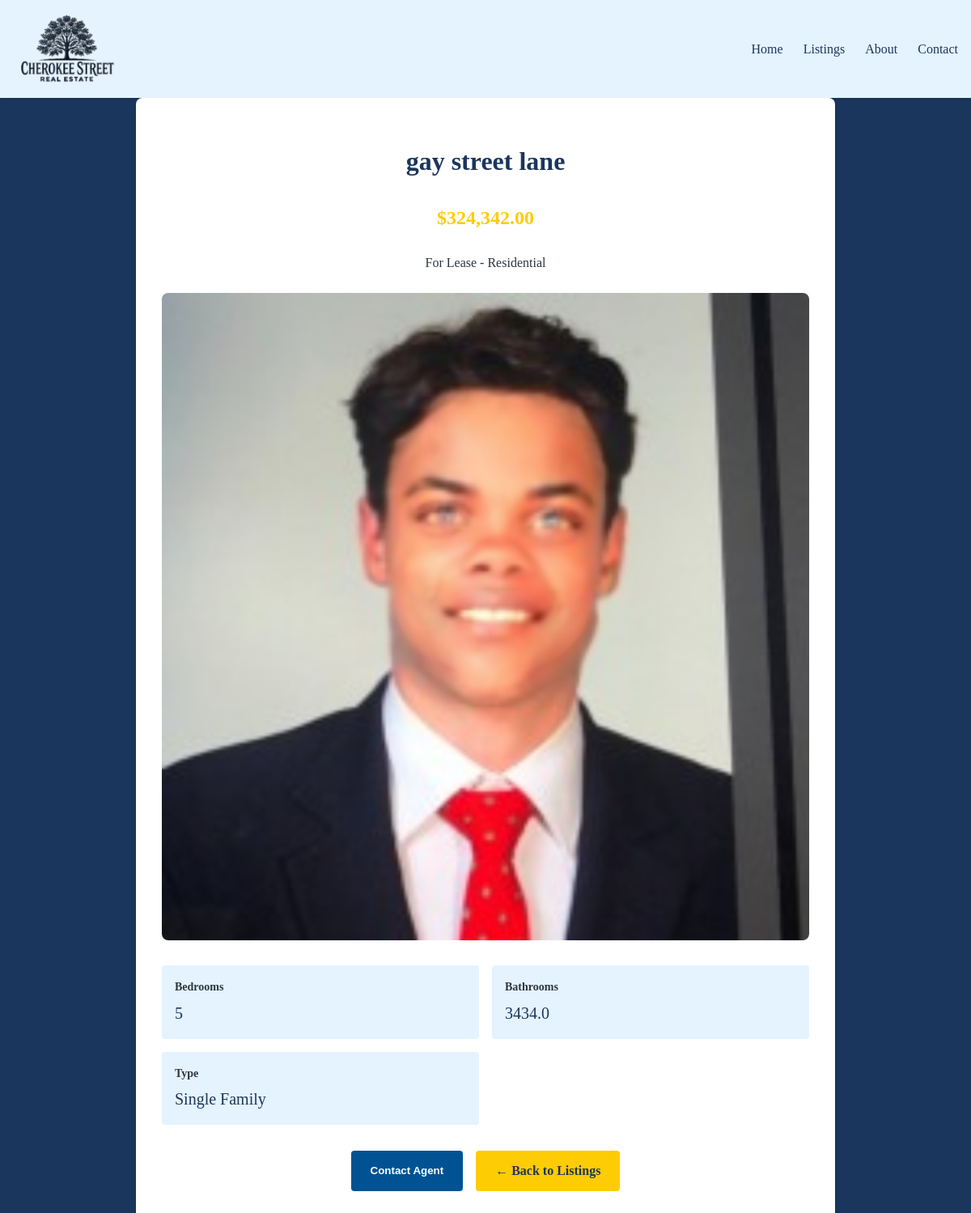
Page /property/TAX445853 on the committed database.
### models.py (models this page shows)
class Property(Base):
    __tablename__ = "properties"
    tax_id = Column(String, primary_key=True)
    property_address = Column(String, primary_key=True)
    status = Column(String, nullable=False)
    price = Column(Float, nullable=False)
    image_url = Column(String)
    image_width = Column(Integer)
    image_height = Column(Integer)
    property_type = Column(Enum(PropertyType), nullable=False)
    residential_details = relationship(
        "ResidentialProperty",
        back_populates="property",
        uselist=False,
        foreign_keys="[ResidentialProperty.tax_id, ResidentialProperty.property_address]",
    )
    commercial_details = relationship(
        "CommercialProperty",
        back_populates="property",
        uselist=False,
        foreign_keys="[CommercialProperty.tax_id, CommercialProperty.property_address]",
    )
    listings = relationship("AgentListing", back_populates="property")
    showings = relationship("AgentShowing", back_populates="property")
    clients = relationship(
        "Client", secondary=property_client_association, back_populates="properties"
    )

class ResidentialProperty(Base):
    __tablename__ = "residential_properties"
    tax_id = Column(String, primary_key=True)
    property_address = Column(String, primary_key=True)
    bedrooms = Column(Integer, nullable=False)
    bathrooms = Column(Float, nullable=False)
    r_type = Column(String, nullable=False)
    __table_args__ = (
        ForeignKeyConstraint(
            ["tax_id", "property_address"],
            ["properties.tax_id", "properties.property_address"],
        ),
    )
    property = relationship(
        "Property",
        back_populates="residential_details",
        foreign_keys=[tax_id, property_address],
    )

### main.py (the view)
@app.get("/property/{tax_id}")
def property_detail(request: Request, tax_id: str, db: Session = Depends(get_db)):
    property = (
        db.query(Property)
        .outerjoin(ResidentialProperty)
        .outerjoin(CommercialProperty)
        .filter(Property.tax_id == tax_id)
        .first()
    )
    if property is None:
        raise HTTPException(status_code=404, detail="Property not found")
    template = (
        "property_detail.html"
        if request.headers.get("HX-Request")
        else "property_details_full.html"
    )
    return templates.TemplateResponse(
        template, {"request": request, "property": property}
    )

### templates/property_details_full.html (shortened to what this page needs)
{% extends "base.html" %}
{% block content %}
<div id="content">
    {% include "property_detail.html" %}
</div>
{% endblock %}

### templates/property_detail.html (shortened to what this page needs)
<div class="individual-property-container">
    <div class="individual-property-header">
        <h1 class="individual-property-title">{{ property.property_address }}</h1>
        <p class="individual-property-price">${{ "{:,.2f}".format(property.price) }}</p>
        <p class="individual-property-status">{{ property.status }} - {{ property.property_type.value|title }}</p>
    </div>
    <img class="individual-property-image" src="{{ property.image_url }}" alt="{{ property.property_address }}">
    <div class="individual-property-details">
        {% if property.property_type.value == 'residential' and property.residential_details %}
            <div class="individual-detail-item">
                <div class="individual-detail-label">Bedrooms</div>
                <div class="individual-detail-value">{{ property.residential_details.bedrooms }}</div>
            </div>
            <div class="individual-detail-item">
                <div class="individual-detail-label">Bathrooms</div>
                <div class="individual-detail-value">{{ property.residential_details.bathrooms }}</div>
            </div>
            <div class="individual-detail-item">
                <div class="individual-detail-label">Type</div>
                <div class="individual-detail-value">{{ property.residential_details.r_type }}</div>
            </div>
        {% endif %}
    </div>
    <div class="individual-button-container">
        <button class="individual-contact-button">Contact Agent</button>
        <a href="/" class="individual-back-button" preload>← Back to Listings</a>
    </div>
</div>

### static/styles.css (style rules this page uses)
:root { --swedish-blue: #005293; --swedish-yellow: #FECC02; --swedish-gray: #F5F7FA; --swedish-navy: #1B365D; --swedish-accent: #E5F3FF; --swedish-white: #FFFFFF; --swedish-text: #2C353D; --swedish-success: #97B3A3; --swedish-error: #E6938F; --light-blue: var(--swedish-accent); --medium-light-blue: var(--swedish-blue); --medium-blue: var(--swedish-blue); --medium-dark-blue: var(--swedish-navy); --dark-blue: var(--swedish-navy); --white: var(--swedish-white); --light-gray: var(--swedish-gray); --medium-gray: var(--swedish-text); --dark-gray: var(--swedish-text); --success-green: var(--swedish-success); --hover-green: var(--swedish-success); }
body { font-family: var(--font-primary); line-height: 1.6; background-color: var(--medium-dark-blue); color: var(--light-blue); margin: 0; padding: 0; -webkit-font-smoothing: antialiased; }
.individual-property-container { background-color: var(--white); border-radius: 8px; padding: 2rem; box-shadow: 0 4px 6px rgba(0, 0, 0, 0.1); max-width: 800px; margin: 0 auto; }
.individual-property-header { text-align: center; margin-bottom: 1.5rem; }
.individual-property-title { font-size: 2rem; color: var(--swedish-navy); font-weight: bold; }
.individual-property-price { font-size: 1.5rem; color: var(--swedish-yellow); font-weight: bold; }
.individual-property-status { font-size: 1rem; color: var(--medium-gray); }
.individual-property-image { width: 100%; height: auto; border-radius: 8px; margin-bottom: 1.5rem; object-fit: cover; }
.individual-property-details { display: grid; grid-template-columns: 1fr 1fr; gap: 1rem; margin-bottom: 2rem; }
.individual-detail-item { display: flex; flex-direction: column; background-color: var(--swedish-accent); padding: 1rem; border-radius: 4px; }
.individual-detail-label { font-size: 0.875rem; color: var(--medium-gray); font-weight: bold; margin-bottom: 0.25rem; }
.individual-detail-value { font-size: 1.25rem; color: var(--swedish-navy); }
.individual-button-container { display: flex; gap: 1rem; justify-content: center; margin-top: 1.5rem; }
.individual-contact-button, .individual-back-button { padding: 0.75rem 1.5rem; border: none; border-radius: 4px; font-weight: bold; text-align: center; cursor: pointer; transition: background-color 0.2s; }
.individual-contact-button { background-color: var(--medium-blue); color: var(--white); }
.individual-back-button { background-color: var(--swedish-yellow); color: var(--swedish-navy); text-decoration: none; }

### rows in the picture
Property: property_address "gay street lane", price "324,342.00", status "For Lease", property_type.value "Residential", image_url (picture)
ResidentialProperty: residential_details.bedrooms "5", residential_details.bathrooms "3434.0", residential_details.r_type "Single Family"
